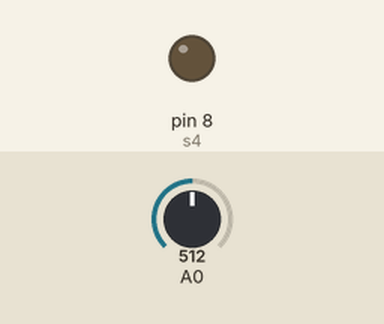
Bench run of a sketch on a simulated Arduino Uno, built with avr-gcc and run on an emulated ATmega328P. Shown: output pins drawn as LEDs (lit = HIGH). Inputs (shaded band) come from the test bench; at power-on: A0 = 512. Pins used as bus, display or sensor lines are not drawn.

Above: at 1.2 s.
1.3 s: A0 set to 488
At 2.03 s:
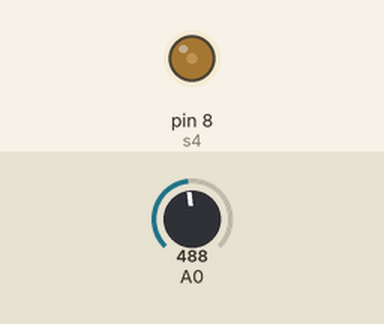
4.3 s: A0 set to 510
5.8 s: A0 set to 490
8.8 s: A0 set to 511
10.3 s: A0 set to 306
Timing chart, 0 to 14.3 s (numbered marks = the images above; inputs shaded):
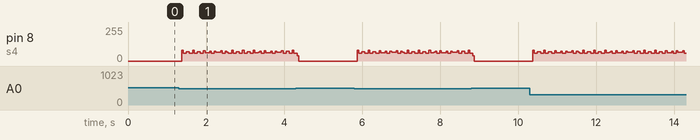

Measured:
- the behaviour switches between 500 and 499 on A0 (found by bisection; images 0 and 1)

The sketch:

joyststick_with_steppmotor.ino
```cpp
int s1 = 5;
int s2 = 6;
int s3 = 7;
int s4 = 8;
int x;
void setup() {
  pinMode(s1, OUTPUT);
  pinMode(s2, OUTPUT);
  pinMode(s3, OUTPUT);
  pinMode(s4, OUTPUT);
  pinMode(A0, INPUT);
 }
void loop() {
  x = analogRead(A0);

  if(x<500)
  {
 digitalWrite(s1, HIGH);
 digitalWrite(s2, LOW);
 digitalWrite(s3, LOW);
 digitalWrite(s4, LOW);
 delay(3);
 digitalWrite(s1, LOW);
 digitalWrite(s2, HIGH);
 digitalWrite(s3, LOW);
 digitalWrite(s4, LOW);
 delay(3);
 digitalWrite(s1, LOW);
 digitalWrite(s2, LOW);
 digitalWrite(s3, HIGH);
 digitalWrite(s4, LOW);
 delay(3);
 digitalWrite(s1, LOW);
 digitalWrite(s2, LOW);
 digitalWrite(s3, LOW);
 digitalWrite(s4, HIGH);
 delay(3);
 }
 else if(x>550)
 {
  digitalWrite(s1, LOW);
 digitalWrite(s2, LOW);
 digitalWrite(s3, LOW);
 digitalWrite(s4, HIGH);
 delay(3);
 digitalWrite(s1, LOW);
 digitalWrite(s2, LOW);
 digitalWrite(s3, HIGH);
 digitalWrite(s4, LOW);
 delay(3);
 digitalWrite(s1, LOW);
 digitalWrite(s2, HIGH);
 digitalWrite(s3, LOW);
 digitalWrite(s4, LOW);
 delay(3);
 digitalWrite(s1, HIGH);
 digitalWrite(s2, LOW);
 digitalWrite(s3, LOW);
 digitalWrite(s4, LOW);
 delay(3);
 }
 else if(x > 500 && x < 550)
 {
 digitalWrite(s1, LOW);
 digitalWrite(s2, LOW);
 digitalWrite(s3, LOW);
 digitalWrite(s4, LOW);
 }
}
```
